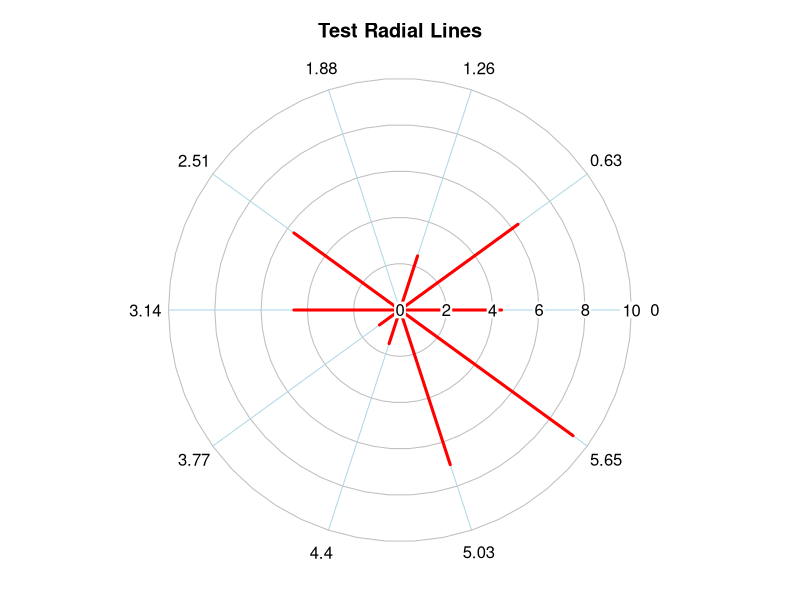
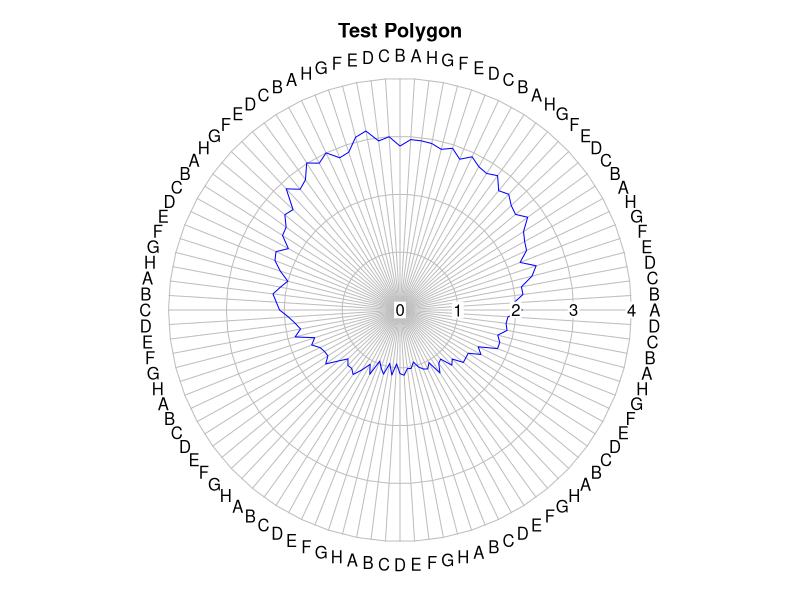
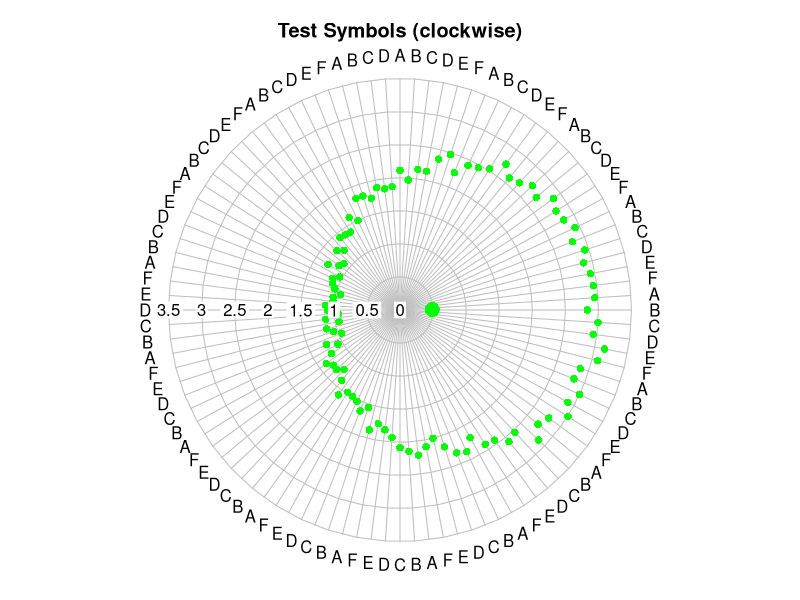
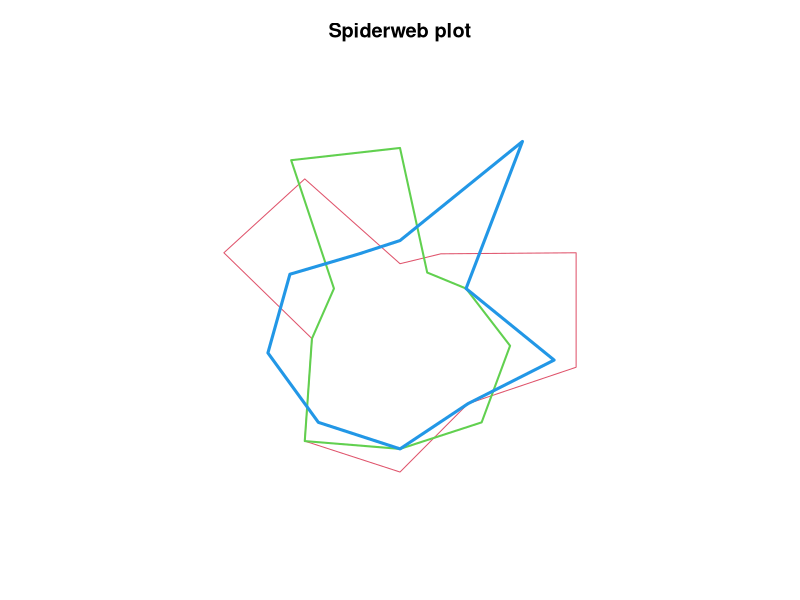
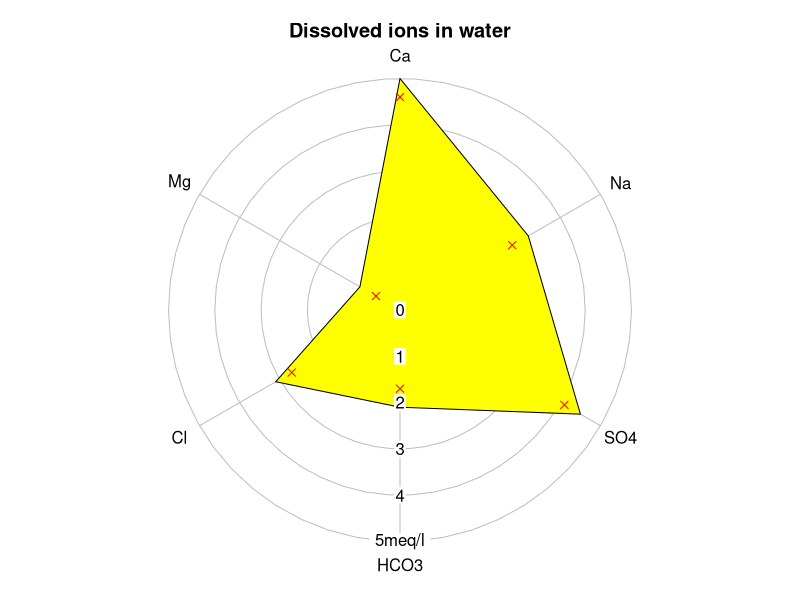
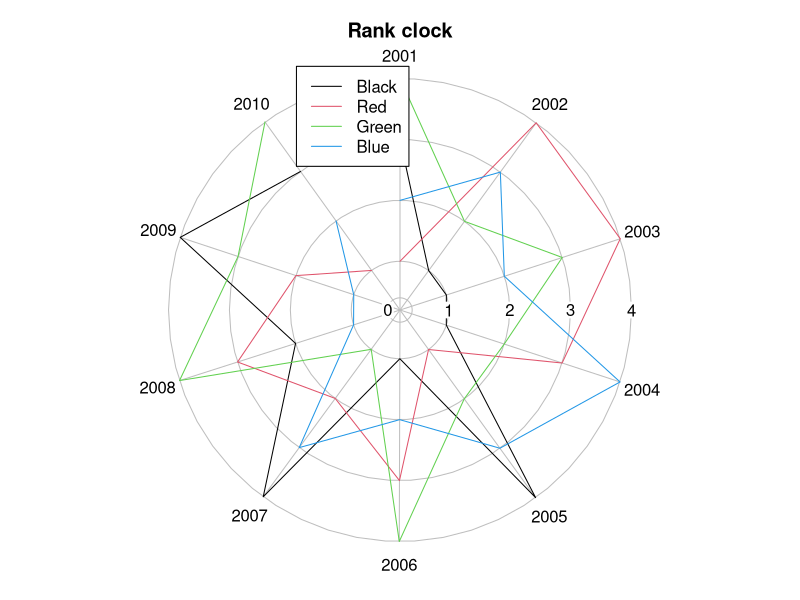

Reproduce these figures in R, in order.
library(plotrix)


### Name: radial.plot
### Title: Plot values on a circular grid of 0 to 2*pi radians
### Aliases: radial.plot
### Keywords: misc

### ** Examples

 testlen<-runif(10,0,10)
 testpos<-seq(0,18*pi/10,length=10)
 testlab<-letters[1:10]
 oldpar<-radial.plot(testlen,testpos,main="Test Radial Lines",line.col="red",
  lwd=3,rad.col="lightblue")
 testlen<-c(sin(seq(0,1.98*pi,length=100))+2+rnorm(100)/10)
 testpos<-seq(0,1.98*pi,length=100)
 radial.plot(testlen,testpos,rp.type="p",main="Test Polygon",line.col="blue",
  labels=LETTERS[1:8])
 # now do a 12 o'clock start with clockwise positive
 radial.plot(testlen,testpos,start=pi/2,clockwise=TRUE,show.grid.labels=2,
  rp.type="s",main="Test Symbols (clockwise)",radial.lim=c(0,3.5),
  point.symbols=16,point.col="green",show.centroid=TRUE,labels=LETTERS[1:6])
 # one without the circular grid and multiple polygons
 # see the "diamondplot" function for variation on this
 posmat<-matrix(sample(2:9,30,TRUE),nrow=3)
 radial.plot(posmat,labels=paste("X",1:10,sep=""),rp.type="p",
  main="Spiderweb plot",line.col=2:4,show.grid=FALSE,lwd=1:3,
  radial.lim=c(0,10))
 # dissolved ions in water
 ions<-c(3.2,5,1,3.1,2.1,4.5)
 ion.names<-c("Na","Ca","Mg","Cl","HCO3","SO4")
 radial.plot(ions,labels=ion.names,rp.type="p",main="Dissolved ions in water",
  grid.unit="meq/l",radial.lim=c(0,5),poly.col="yellow",show.grid.labels=1)
 # add points inside the polygon - radial.lim is supplied by plotrix_env
 radial.plot(ions-0.4,rp.type="s",point.symbols=4,point.col="red",add=TRUE)
 radmat<-matrix(c(sample(1:4,4),sample(1:4,4),sample(1:4,4),sample(1:4,4),
  sample(1:4,4),sample(1:4,4),sample(1:4,4),sample(1:4,4),
  sample(1:4,4),sample(1:4,4)),nrow=4)
 # finally a rank clock
 radial.plot(radmat,rp.type="l",radial.pos=seq(0,20*pi/11.1,length.out=10),
  label.pos=seq(0,20*pi/11.1,length.out=10),start=pi/2,clockwise=TRUE,
  labels=2001:2010,radial.lim=c(0.2,4),main="Rank clock")
 legend(-1.7,4,c("Black","Red","Green","Blue"),col=1:4,lty=1)
 par(xpd=oldpar$xpd,mar=oldpar$mar,pty=oldpar$pty)
 # reset the margins
 par(mar=c(5,4,4,2))
